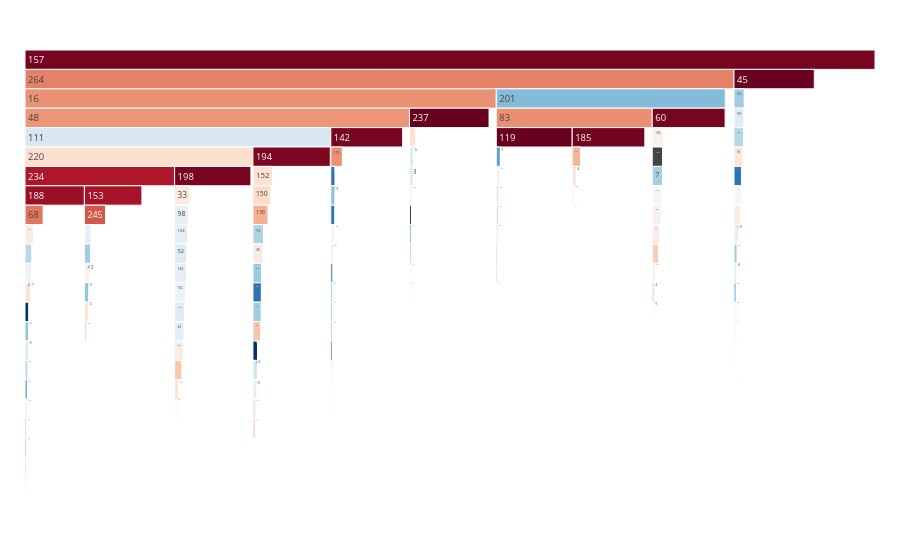

The code cell stored with this chart in its notebook:
### Code cell
fig = make_icicle(path_templ(140))
fig.show()

### Figure 1 — Plotly figure (JSON) as saved in the notebook; plotly's stock layout.template omitted (floating-point values rounded to 4 significant figures; data arrays with more than 128 entries replaced by an {"elided": "..."} marker saying what was removed)
{"data": [{"labels": {"elided": "272 str values"}, "marker": {"cmid": null, "colors": {"elided": "272 float values"}, "colorscale": [[0, "rgb(5,48,97)"], [0.1, "rgb(33,102,172)"], [0.2, "rgb(67,147,195)"], [0.3, "rgb(146,197,222)"], [0.4, "rgb(209,229,240)"], [0.5, "rgb(247,247,247)"], [0.6, "rgb(253,219,199)"], [0.7, "rgb(244,165,130)"], [0.8, "rgb(214,96,77)"], [0.9, "rgb(178,24,43)"], [1, "rgb(103,0,31)"]]}, "parents": {"elided": "272 str values"}, "root": {"color": "lightgrey"}, "tiling": {"orientation": "v"}, "type": "icicle", "values": {"elided": "272 int values"}}], "layout": {"margin": {"b": 25, "l": 25, "r": 25, "t": 50}}}
